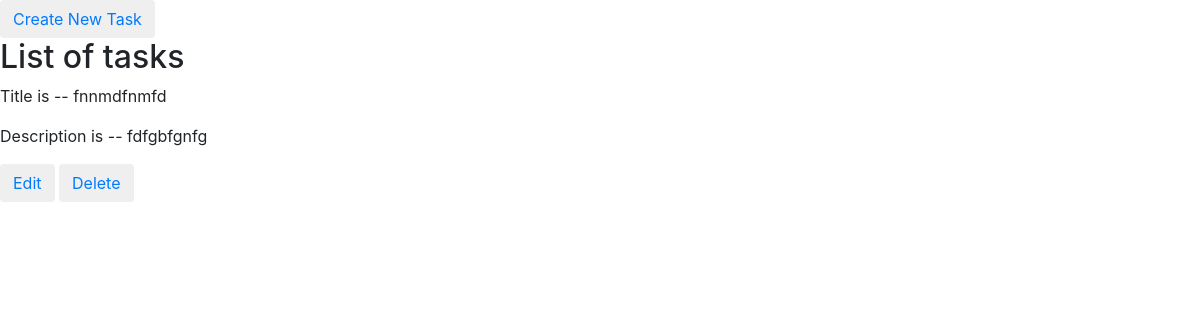
/, run on an earlier commit of the app's database.
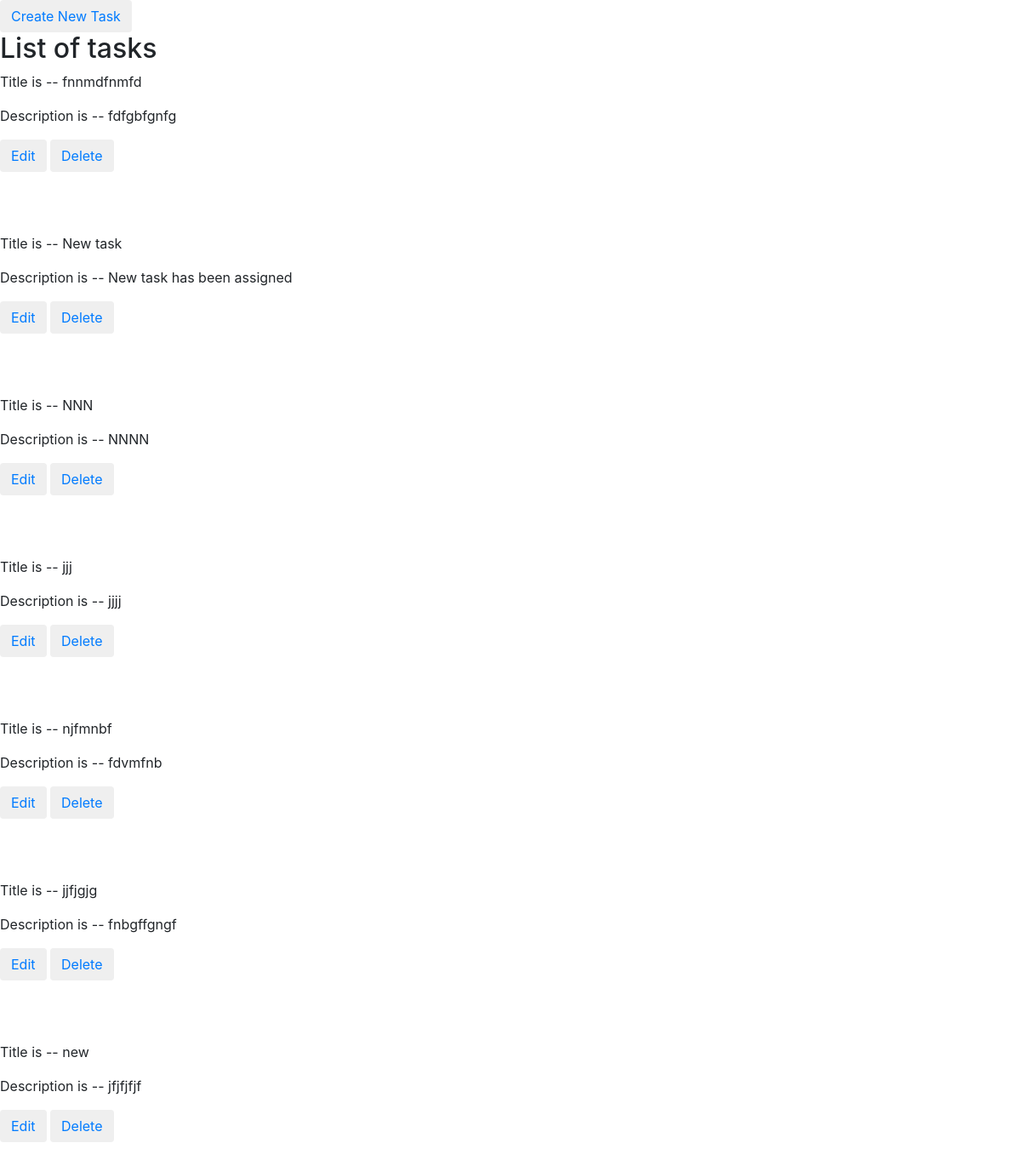
And on a later commit of the database.
### list/models.py (models this page shows, shortened)
class Tasks(models.Model):
    title = models.CharField(max_length=200)
    desc = models.CharField(max_length=200)

### list/views.py (the view)
# urls.py: path("", views.index, name="index"),
def index(request):
    all_tasks = Tasks.objects.all()
    context = {
        'all_tasks':all_tasks
    }
    return render(request,"index.html",context)

### templates/index.html (shortened to what this page needs)
{% extends "base.html" %}
{% block content %}
    <button class="btn btn-sucess"><a href="/create/">Create New Task</a></button>
    <h2>List of tasks</h2>
    {% for task in all_tasks %}
    <p>Title is --  {{task.title}}</p>
    <p>Description is --  {{task.desc}}</p>
    <button class="btn btn-sucess"><a href="/edit/{{task.id}}">Edit</a></button>
    <button class="btn btn-sucess"><a href="/delete/{{task.id}}">Delete</a></button>
    <br><br><br><br>
    {% endfor %}
{% endblock %}

What changed in the data, as far as the page shows it:
added Tasks: title "New task", desc "New task has been assigned"
added Tasks: title "NNN", desc "NNNN"
added Tasks: title "jjj", desc "jjjj"
added Tasks: title "njfmnbf", desc "fdvmfnb"
added Tasks: title "jjfjgjg", desc "fnbgffgngf"
added Tasks: title "new", desc "jfjfjfjf"
